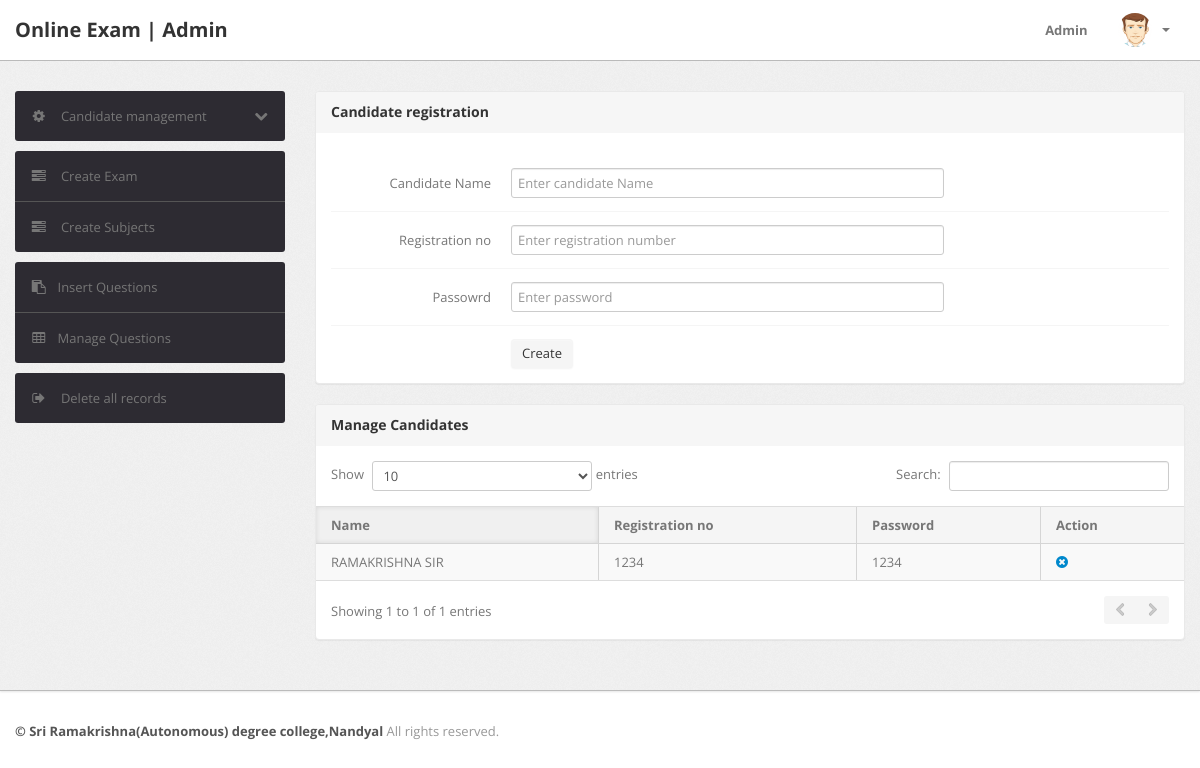
Screenshot of /admin/reg-cand.php (signed in) with the database file from the repository.
### tables this page shows
CREATE TABLE IF NOT EXISTS `student` (
  `Regd_id` varchar(50) NOT NULL DEFAULT '',
  `Name` varchar(200) DEFAULT NULL,
  `Password` varchar(20) DEFAULT NULL,
  PRIMARY KEY (`Regd_id`)
);

### admin/reg-cand.php (the view, shortened to what this page needs)
<?php
include('include/config.php');
if(strlen($_SESSION['alogin'])==0)
	{
header('location:index.php');
}
else{
?>
<!DOCTYPE html>
<html lang="en">
<head>
	<link type="text/css" href="bootstrap/css/bootstrap.min.css" rel="stylesheet">
	<link type="text/css" href="bootstrap/css/bootstrap-responsive.min.css" rel="stylesheet">
	<link type="text/css" href="css/theme.css" rel="stylesheet">
	<link type="text/css" href="images/icons/css/font-awesome.css" rel="stylesheet">
</head>
<body>
<?php include('include/header.php');?>
	<div class="wrapper">
		<div class="container">
			<div class="row">
<?php include('include/sidebar.php');?>
			<div class="span9">
					<div class="content">
						<div class="module">
							<div class="module-head">
								<h3>Candidate registration</h3>
							</div>
							<div class="module-body">
									<br />
			<form class="form-horizontal row-fluid" name="Category" method="post" action="">
<div class="control-group">
<label class="control-label" for="basicinput">Candidate Name</label>
<div class="controls">
<input type="text" placeholder="Enter candidate Name"  name="nme" class="span8 tip" required>
</div>
</div>
<div class="control-group">
<label class="control-label" for="basicinput">Registration no</label>
<div class="controls">
<input type="text" placeholder="Enter registration number"  name="regid" class="span8 tip" required>
</div>
</div>
<div class="control-group">
<label class="control-label" for="basicinput">Passowrd</label>
<div class="controls">
<input type="text" placeholder="Enter password"  name="pass" class="span8 tip" required>
</div>
</div>
	<div class="control-group">
											<div class="controls">
												<button type="submit" name="submit" class="btn">Create</button>
											</div>
										</div>
									</form>
							</div>
						</div>
	<div class="module">
							<div class="module-head">
								<h3>Manage Candidates</h3>
							</div>
							<div class="module-body table">
								<table cellpadding="0" cellspacing="0" border="0" class="datatable-1 table table-bordered table-striped	 display" width="100%">
									<thead>
										<tr>
											<th>Name</th>
										<th>Registration no</th>
										<th>Password</th>
											<th>Action</th>
										</tr>
									</thead>
									<tbody>
<?php $query=mysqli_query($con,"select * from student");
$cnt=1;
while($row=mysqli_fetch_array($query))
{
?>
										<tr>
											<td><?php echo htmlentities($row['Name']);?></td>
										<td><?php echo htmlentities($row['Regd_id']);?></td>
										<td><?php echo htmlentities($row['Password']);?></td>
											<td>
											<a href="reg-cand.php?id=<?php echo $row['Regd_id']?>&del=delete" onClick="return confirm('Are you sure you want to delete?')"><i class="icon-remove-sign"></i></a></td>
										</tr>
										<?php $cnt=$cnt+1; } ?>
								</table>
							</div>
						</div>
					</div>
				</div>
			</div>
		</div>
	</div>
<?php include('include/footer.php');?>
</body>
<?php } ?>

### rows the page displays
student: Name "RAMAKRISHNA SIR", Regd_id "1234", Password "1234"
